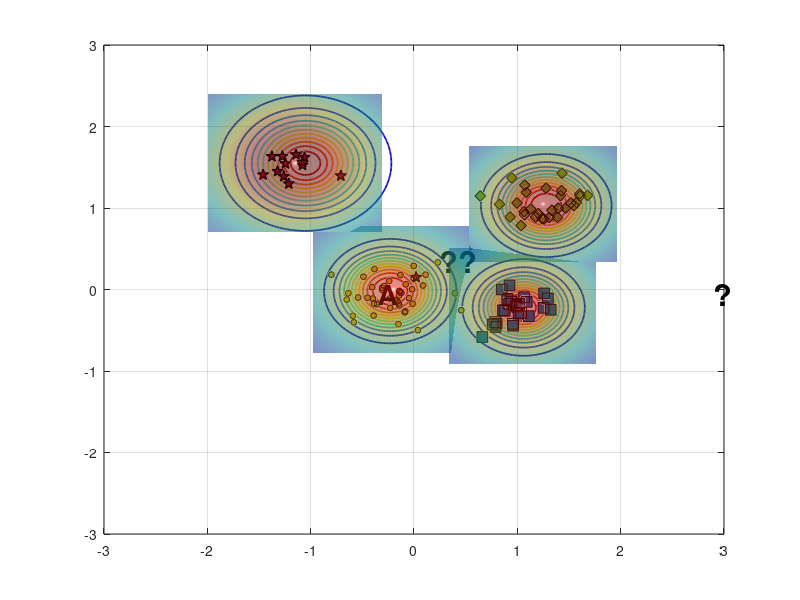

MATLAB code to generate this figure: (Note: this script raises an error after producing the figure.)
%% Reproduce EVM-style demo figure (no toolboxes)
clear; close all; clc; rng(7);

% ---------- 1) 合成四类二维数据 ----------
% 类中心（大致对应图中位置）
C_star  = [-1.15  1.55];   % 红色星
C_diam  = [ 1.25  1.05];   % 绿色菱形
C_square= [ 1.05 -0.20];   % 蓝色方块
C_dot   = [-0.20  0.00];   % 蓝色小点（被 A 标注影响的那簇）

% 协方差（控制每簇形状）
S = @(sx,sy,rho)[sx^2 rho*sx*sy; rho*sx*sy sy^2];
Sig_star   = S(0.18,0.20, 0.05);
Sig_diam   = S(0.22,0.18,-0.10);
Sig_square = S(0.20,0.16, 0.05);
Sig_dot    = S(0.25,0.18, 0.00);

% 从高斯采样（不用 mvnrnd）
sample = @(N,mu,SIG) (randn(N,2)*chol(SIG,'lower') + mu);

X_star   = sample(12,C_star,   Sig_star);
X_diam   = sample(30,C_diam,   Sig_diam);
X_square = sample(28,C_square, Sig_square);
X_dot    = sample(45,C_dot,    Sig_dot);

% 加一个“离群星”靠近 A（见原图左中）
X_star = [X_star; 0.02 0.15];

% ---------- 2) 底面散点与样式 ----------
figure('Color','w','Position',[100,100,800,600]);
hold on; box on; grid on;
z0 = 0; % 所有散点都放在 z=0 的平面

% 确保按照绘制顺序叠放，便于把散点置顶
set(gca,'SortMethod','childorder');

h_star   = scatter3(X_star(:,1),  X_star(:,2),  z0+zeros(size(X_star,1),1),  70, ...
        'pentagram', 'filled', 'MarkerEdgeColor','k', 'MarkerFaceColor',[0.635294 0.0784314 0.184314], 'LineWidth',1.0); % 红色五角星 #A2142F
h_diam   = scatter3(X_diam(:,1),  X_diam(:,2),  z0+zeros(size(X_diam,1),1),  60, ...
        'd', 'filled', 'MarkerEdgeColor','k', 'MarkerFaceColor',[0.466667 0.674510 0.188235]); % 绿色菱形 #77AC30
h_square = scatter3(X_square(:,1),X_square(:,2),z0+zeros(size(X_square,1),1),60, ...
        's', 'filled', 'MarkerEdgeColor','k', 'MarkerFaceColor',[0 0.447059 0.741176]); % 蓝色正方形 #0072BD
h_dot    = scatter3(X_dot(:,1),   X_dot(:,2),   z0+zeros(size(X_dot,1),1),   18, ...
        'o', 'filled', 'MarkerEdgeColor','k', 'MarkerFaceColor',[0.929412 0.694118 0.125490]); % 黄色圆形 #EDB120


% ---------- 3) ψ-model 等值环（彩色同心） ----------
% 采用带形状参的径向函数 psi(r) = exp(-(r/s)^t)
psi = @(X,Y,cx,cy,s,t) exp( - ( sqrt((X-cx).^2 + (Y-cy).^2) ./ s ).^t );

% 选几处“极端向量/代表点”（包含 A 所在）
EV = [ -0.23 -0.02 ;   % A 对应蓝点极端向量
        1.06 -0.22 ;   % 蓝方块
        1.28  1.03 ;   % 绿菱形
       -1.05  1.55 ];  % 红星
scale = [0.42, 0.36, 0.40, 0.48];   % 各自 scale
shape = [2.6,  2.2,  2.4,  2.0];    % 各自 shape

% 网格
[xg,yg] = meshgrid(linspace(-3,3,400));
colormap(jet); caxis([0 1]);

% 等高线层级（红到蓝：高到低）
levels = linspace(1.0,0.05,12);

for k = 1:size(EV,1)
    Z = psi(xg,yg,EV(k,1),EV(k,2),scale(k),shape(k));
    [~, h] = contour(xg,yg,Z,levels);    % 直接画在底面，保持颜色映射
    set(h,'LineWidth',1.25);

    % 将等高线明确压到 z=0（兼容不同 MATLAB 版本）
    ch = get(h,'Children');
    for ic = 1:numel(ch)
        zd = get(ch(ic),'ZData');
        if ~isempty(zd)
            set(ch(ic),'ZData',zeros(size(zd))); % 强制贴在 z=0
        end
    end
end

% 标出 A 与问号
text(-0.34,-0.06,0.02,'A','FontWeight','bold','FontSize',20,'Color','k');
text( 0.25, 0.35,0.03,'??','FontWeight','bold','FontSize',22,'Color','k');
text( 2.90,-0.05,0.03,'?','FontWeight','bold','FontSize',22,'Color','k');

% ---------- 4) 上方半透明“钟形面”（表示类支持/概率） ----------
% 用四个高斯穹顶，中心与各簇一致
gauss2 = @(X,Y,cx,cy,s) exp(-((X-cx).^2 + (Y-cy).^2)/(2*s^2));
tops  = {C_star, C_diam, C_square, C_dot};
sigT  = [0.65 0.55 0.55 0.60];
amp   = [1.05 0.95 0.90 0.85];

% 抬高穹顶，并缩小每个穹顶的覆盖范围（为每个穹顶使用局部网格）
zlift      = 0.18;   % 统一抬高量（不改变颜色映射）
spanFactor = 1.3;    % 每个穹顶半宽 = spanFactor * sigma（越小覆盖越小）
gridN      = 121;    % 局部网格分辨率

for i=1:4
    cx = tops{i}(1); cy = tops{i}(2);
    span = spanFactor * sigT(i);
    [xgi,ygi] = meshgrid(linspace(cx - span, cx + span, gridN), ...
                         linspace(cy - span, cy + span, gridN));

    Zt = amp(i) * gauss2(xgi,ygi,cx,cy,sigT(i));
    % 用 Zt 作为颜色，Zt+zlift 作为高度，从而抬高且保留原色
    s1 = surf(xgi,ygi, Zt + zlift, Zt, 'EdgeColor','none', 'FaceAlpha',0.5);
end
shading interp; camlight headlight; lighting gouraud;

% 将散点推到顶层
uistack([h_star h_diam h_square h_dot], 'top');

% ---------- 5) 轴、视角与观感 ----------
xlim([-2 2]); ylim([-1 3]); zlim([0 1.25]); view(-67,22);
axis vis3d; daspect([1 1 0.8]);
set(gca,'FontName','Times New Roman','FontSize',12,'LineWidth',1);
% xlabel('x'); ylabel('y'); zlabel('score / \psi');

% 网格和背景风格
grid on; 
% set(gca,'GridAlpha',0.2,'MinorGridAlpha',0.2);
